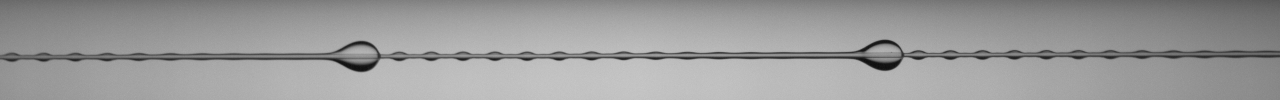
%> input picture Figure5/Experimental_data_IS.jpg, 2560 x 200 px (shown at 1/2 size)
$ octave create_segmented_experimental_image_IS.m   (GNU Octave 9; MATLAB toolbox functions it lacks are replaced by stand-ins)
%> lines starting %> are read from the running program, lines starting %| are printed output that depends on the picture; in (x1, y1, x2, y2) boxes, pixels count from 0 and x2, y2 are one past the last pixel; in counts of white or black regions, pixels touching at a corner belong together; the program's own positions count from 1
close all; clear all; clc
image = "Experimental_data_IS.jpg";
[I] = imread(image);
%> I is the input picture: size 200x2560 uint8; min 0, max 204, mean 154.4
greyI = im2gray(I);
greyI = imrotate(greyI,-0.1,'bilinear','crop');
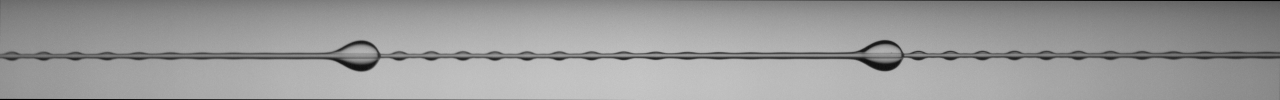
%> greyI: size 200x2560 uint8 (shown at 1/2 size); min 0, max 202, mean 153.6
BW = imbinarize(greyI);
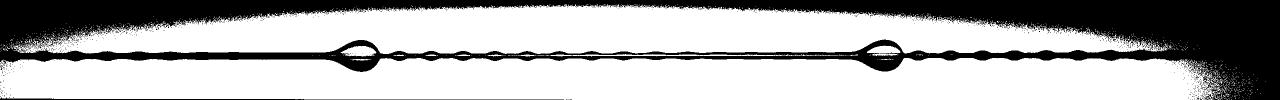
%> BW: size 200x2560 logical (shown at 1/2 size); 68.2% white; 806 black regions (800 under 20 px), largest, box (x1, y1, x2, y2) and area: (0, 0, 2560, 200) 159223, (0, 195, 1128, 200) 1843, (2405, 151, 2415, 170) 75, (41, 97, 52, 104) 24, (0, 131, 6, 140) 21, (2400, 165, 2410, 178) 21
[B,image_mask] =bwboundaries(BW,8);
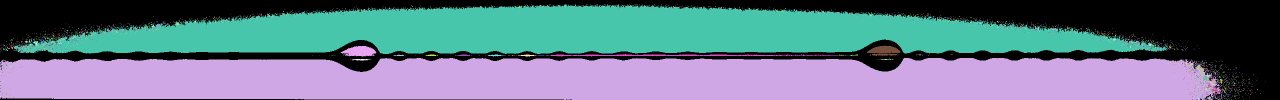
%> image_mask: size 200x2560 double (shown at 1/2 size); 2573 distinct labels, from 0 to 2572; one colour per label, 0 black
%> B = 2572 boundaries; largest, box (x1, y1, x2, y2) and points: (27, 8, 2336, 108) 7278, (0, 116, 2445, 200) 5514, (1100, 108, 1676, 113) 1151, (1734, 91, 1801, 112) 241, (681, 92, 753, 113) 174
thresh_im=(image_mask<1);
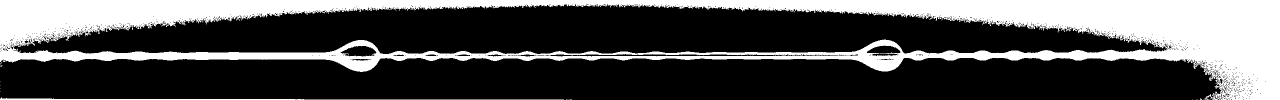
%> thresh_im: size 200x2560 logical (shown at 1/2 size); 31.2% white; 17 white regions (15 under 20 px), largest, box (x1, y1, x2, y2) and area: (0, 0, 2560, 200) 157714, (0, 195, 1128, 200) 1843
[bdry] = edge(thresh_im,'Sobel');
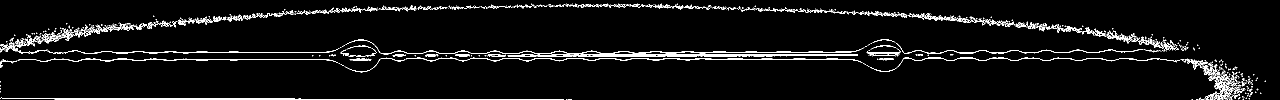
%> bdry: size 200x2560 logical (shown at 1/2 size); 4.7% white in thin lines or dots
%%get the medium row
ind = find(bdry ==1);
%> ind = 24071 values from 90 to 506363
[row,col] = ind2sub(size(bdry),ind);
%find the midpoint of the first col
first_col = find(col==860);
%> first_col = [8831; 8832; 8833; 8834; 8835; 8836; 8837; 8838; 8839; 8840; 8841; 8842]
first_row = row(first_col);
%> first_row = [14; 15; 16; 17; 102; 103; 110; 112; 113; 122; 199; 200]
first_mid = 113;
%find the midpoint of the last col
last_col = find(col==size(bdry,2));
%> last_col = []
last_row = row(last_col);
%> last_row = []
last_mid = first_mid;


%% get the fiber thickness
fiber_image = edge(BW,'Canny');
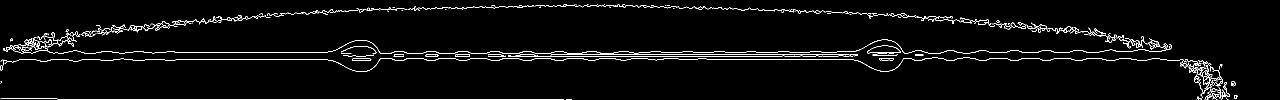
%> fiber_image: size 200x2560 logical (shown at 1/2 size); 3% white in thin lines or dots
ind_fiber = find(fiber_image ==1);
%> ind_fiber = 15256 values from 323 to 495193
[row,col] = ind2sub(size(bdry),ind_fiber);
selected_col = 692;
thresh = multithresh(row(find(col==selected_col)),6);
%> thresh = [23 89.95 101 107.2 112 134.8]
top_fiber_bdry =  110;
fiber_thickness = (first_mid-top_fiber_bdry);

%cropping from 603- 2006
cropped_bdry = bdry(:,603:2006);
%> cropped_bdry: size 200x1404 logical; 4.6% white in thin lines or dots

%figure;
imshow(cropped_bdry);
hold on;
plot([0 size(bdry,2)],[first_mid+fiber_thickness  last_mid+fiber_thickness],'b','LineWidth',1); hold on;
plot([0 size(bdry,2)],[first_mid-fiber_thickness  last_mid-fiber_thickness],'b','LineWidth',1); hold on;
%> after `plot([0 size(bdry,2)],[first_mid-fiber_thickness last_mid-fiber_thickn`:
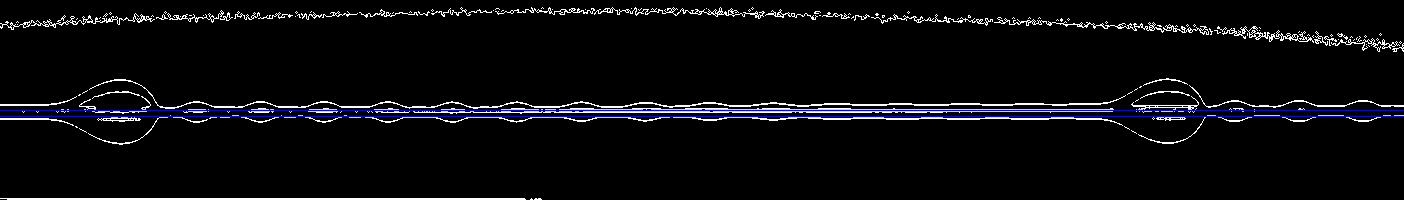
%> figure redrawn from the program's plot data
